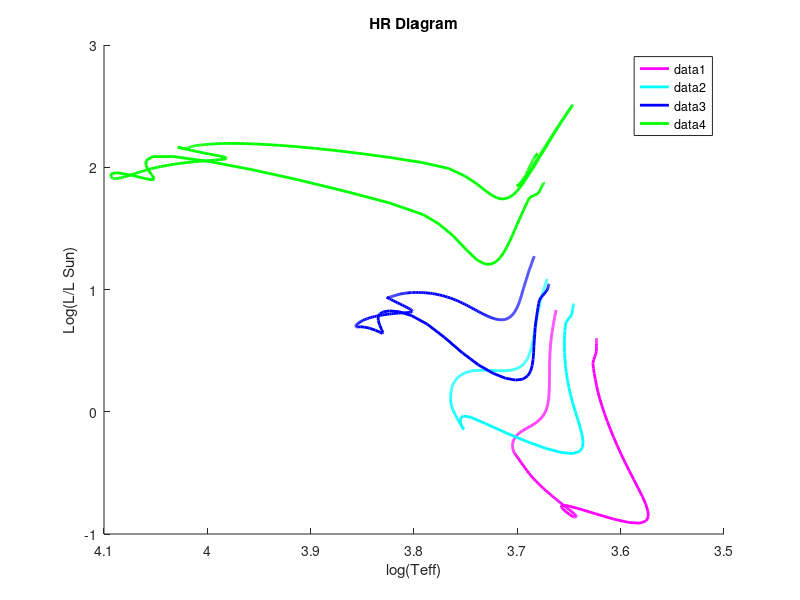

MATLAB code for this plot:
function graph

hold on

M = dlmread('M07.txt')	
x = M(:,3)
set(gca, 'XDir', 'reverse')
y = M(:,2)
%plot(x(36),y(36),'r.','MarkerSize',20)
%plot(x(51),y(51),'b.','MarkerSize',20)
%plot(x(66),y(66),'c.','MarkerSize',20)
%plot(x(78),y(78),'m.','MarkerSize',20)
%legend('10 Mill','100 Mill','1 Bill','10 Bill')
plot(x,y,'m','Linewidth',2)

M = dlmread('M10.txt')
x = M(:,3)
set(gca, 'XDir', 'reverse')
y = M(:,2)
plot(x,y,'c','Linewidth',2)
%plot(x(36),y(36),'ro','MarkerSize',10)
%plot(x(51),y(51),'bo','MarkerSize',10)
%plot(x(68),y(68),'ko','MarkerSize',10)
%plot(x(134),y(134),'mo','MarkerSize',10)

M = dlmread('M15.txt')
x = M(:,3)
set(gca, 'XDir', 'reverse')
y = M(:,2)
plot(x,y,'b','Linewidth',2)
%plot(x(42),y(42),'ro','MarkerSize',10)
%plot(x(68),y(68),'bo','MarkerSize',10)
%plot(x(83),y(83),'ko','MarkerSize',10)

M = dlmread('M30.txt')
x = M(:,3)
set(gca, 'XDir', 'reverse')
y = M(:,2)
plot(x,y,'g','Linewidth',2)
%plot(x(61),y(61),'ro','MarkerSize',10)
%plot(x(73),y(73),'bo','MarkerSize',10)

title('HR Diagram')
xlabel('log(Teff)')
ylabel('Log(L/L Sun)')
legend()